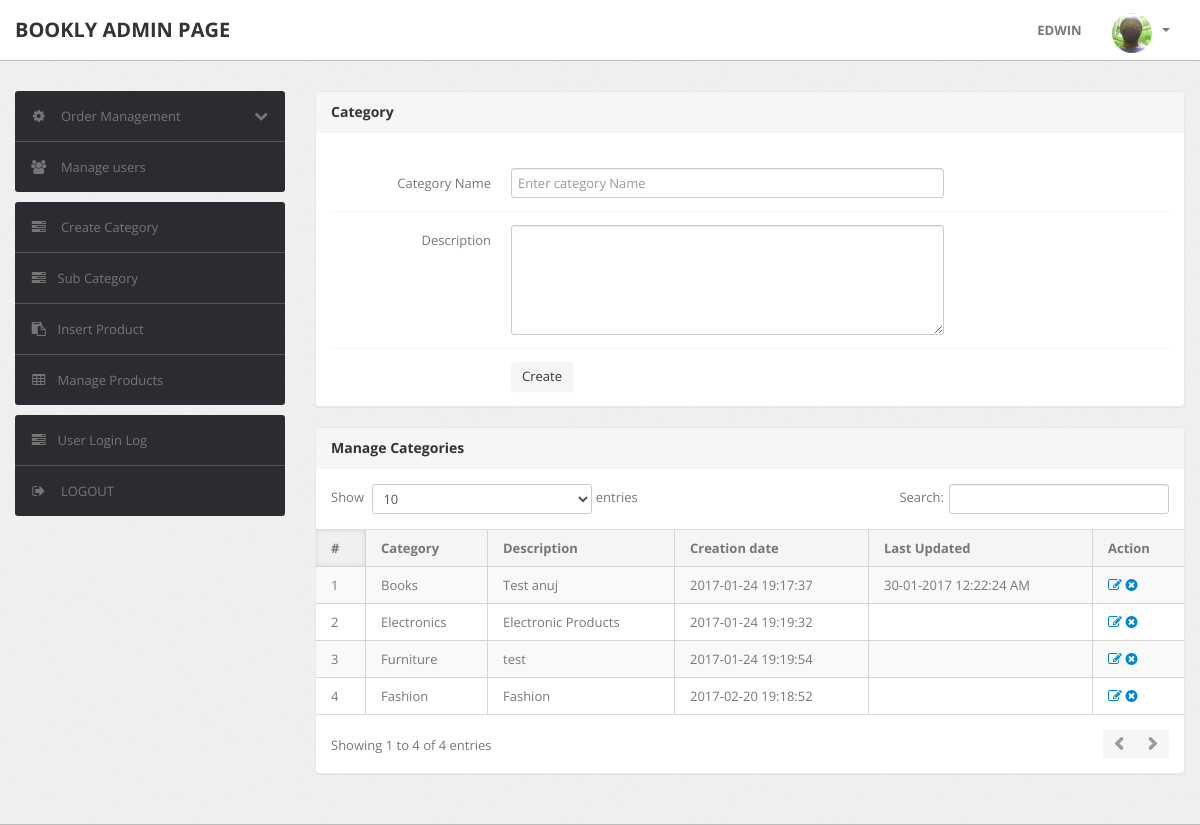
The app's page /admin/category.php (signed in) with its own data.
### tables this page shows
CREATE TABLE `category` (
  `id` int(11) NOT NULL,
  `categoryName` varchar(255) DEFAULT NULL,
  `categoryDescription` longtext,
  `creationDate` timestamp NOT NULL DEFAULT CURRENT_TIMESTAMP,
  `updationDate` varchar(255) DEFAULT NULL
);

### admin/category.php (the view, shortened to what this page needs)
<?php
include('include/config.php');
if(strlen($_SESSION['alogin'])==0)
	{
header('location:index.php');
}
else{
?>
<!DOCTYPE html>
<html lang="en">
<head>
	<link type="text/css" href="bootstrap/css/bootstrap.min.css" rel="stylesheet">
	<link type="text/css" href="bootstrap/css/bootstrap-responsive.min.css" rel="stylesheet">
	<link type="text/css" href="css/theme.css" rel="stylesheet">
	<link type="text/css" href="images/icons/css/font-awesome.css" rel="stylesheet">
</head>
<body>
<?php include('include/header.php');?>
	<div class="wrapper">
		<div class="container">
			<div class="row">
<?php include('include/sidebar.php');?>
			<div class="span9">
					<div class="content">
						<div class="module">
							<div class="module-head">
								<h3>Category</h3>
							</div>
							<div class="module-body">
									<br />
			<form class="form-horizontal row-fluid" name="Category" method="post" >
<div class="control-group">
<label class="control-label" for="basicinput">Category Name</label>
<div class="controls">
<input type="text" placeholder="Enter category Name"  name="category" class="span8 tip" required>
</div>
</div>
<div class="control-group">
											<label class="control-label" for="basicinput">Description</label>
											<div class="controls">
												<textarea class="span8" name="description" rows="5"></textarea>
											</div>
										</div>
	<div class="control-group">
											<div class="controls">
												<button type="submit" name="submit" class="btn">Create</button>
											</div>
										</div>
									</form>
							</div>
						</div>
	<div class="module">
							<div class="module-head">
								<h3>Manage Categories</h3>
							</div>
							<div class="module-body table">
								<table cellpadding="0" cellspacing="0" border="0" class="datatable-1 table table-bordered table-striped	 display" width="100%">
									<thead>
										<tr>
											<th>#</th>
											<th>Category</th>
											<th>Description</th>
											<th>Creation date</th>
											<th>Last Updated</th>
											<th>Action</th>
										</tr>
									</thead>
									<tbody>
<?php $query=mysqli_query($con,"select * from category");
$cnt=1;
while($row=mysqli_fetch_array($query))
{
?>
										<tr>
											<td><?php echo htmlentities($cnt);?></td>
											<td><?php echo htmlentities($row['categoryName']);?></td>
											<td><?php echo htmlentities($row['categoryDescription']);?></td>
											<td> <?php echo htmlentities($row['creationDate']);?></td>
											<td><?php echo htmlentities($row['updationDate']);?></td>
											<td>
											<a href="edit-category.php?id=<?php echo $row['id']?>" ><i class="icon-edit"></i></a>
											<a href="category.php?id=<?php echo $row['id']?>&del=delete" onClick="return confirm('Are you sure you want to delete?')"><i class="icon-remove-sign"></i></a></td>
										</tr>
										<?php $cnt=$cnt+1; } ?>
								</table>
							</div>
						</div>
					</div>
				</div>
			</div>
		</div>
	</div>
</body>
<?php } ?>

### records on screen
category: categoryName "Books", categoryDescription "Test anuj", creationDate "2017-01-24 19:17:37", updationDate "30-01-2017 12:22:24 AM"
category: categoryName "Electronics", categoryDescription "Electronic Products", creationDate "2017-01-24 19:19:32"
category: categoryName "Furniture", categoryDescription "test", creationDate "2017-01-24 19:19:54"
category: categoryName "Fashion", categoryDescription "Fashion", creationDate "2017-02-20 19:18:52"
